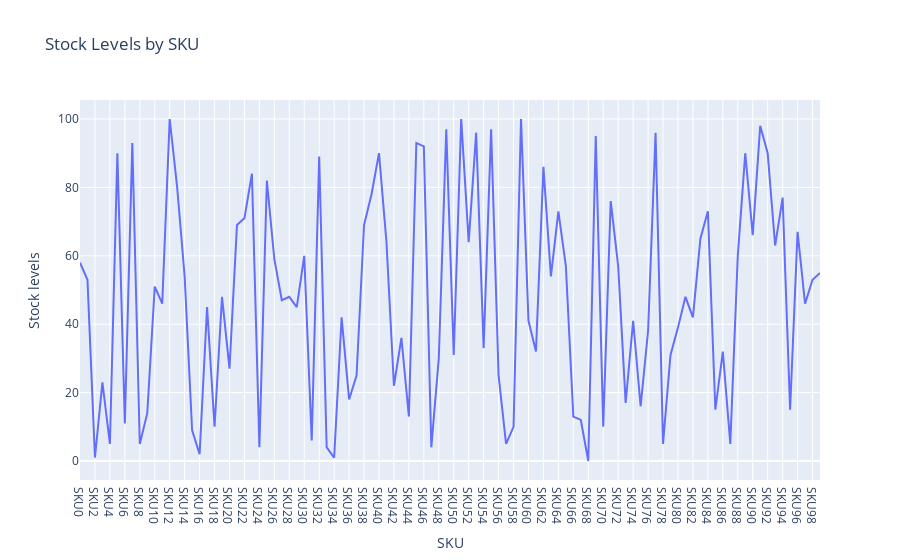

Notebook code for this chart:
### Code cell
#Stock levels refer to the number of products a store or business has in its inventory. Now let’s have a look at the stock levels of each SKU:
stock_chart = px.line(data, x='SKU', 
                      y='Stock levels', 
                      title='Stock Levels by SKU')
stock_chart.show()

### Figure 1 — Plotly figure (JSON) as saved in the notebook; plotly's stock layout.template omitted (floating-point values rounded to 4 significant figures)
{"data": [{"hovertemplate": "SKU=%{x}<br>Stock levels=%{y}<extra></extra>", "legendgroup": "", "line": {"color": "#636efa", "dash": "solid"}, "marker": {"symbol": "circle"}, "mode": "lines", "name": "", "orientation": "v", "showlegend": false, "type": "scatter", "x": ["SKU0", "SKU1", "SKU2", "SKU3", "SKU4", "SKU5", "SKU6", "SKU7", "SKU8", "SKU9", "SKU10", "SKU11", "SKU12", "SKU13", "SKU14", "SKU15", "SKU16", "SKU17", "SKU18", "SKU19", "SKU20", "SKU21", "SKU22", "SKU23", "SKU24", "SKU25", "SKU26", "SKU27", "SKU28", "SKU29", "SKU30", "SKU31", "SKU32", "SKU33", "SKU34", "SKU35", "SKU36", "SKU37", "SKU38", "SKU39", "SKU40", "SKU41", "SKU42", "SKU43", "SKU44", "SKU45", "SKU46", "SKU47", "SKU48", "SKU49", "SKU50", "SKU51", "SKU52", "SKU53", "SKU54", "SKU55", "SKU56", "SKU57", "SKU58", "SKU59", "SKU60", "SKU61", "SKU62", "SKU63", "SKU64", "SKU65", "SKU66", "SKU67", "SKU68", "SKU69", "SKU70", "SKU71", "SKU72", "SKU73", "SKU74", "SKU75", "SKU76", "SKU77", "SKU78", "SKU79", "SKU80", "SKU81", "SKU82", "SKU83", "SKU84", "SKU85", "SKU86", "SKU87", "SKU88", "SKU89", "SKU90", "SKU91", "SKU92", "SKU93", "SKU94", "SKU95", "SKU96", "SKU97", "SKU98", "SKU99"], "xaxis": "x", "y": [58, 53, 1, 23, 5, 90, 11, 93, 5, 14, 51, 46, 100, 80, 54, 9, 2, 45, 10, 48, 27, 69, 71, 84, 4, 82, 59, 47, 48, 45, 60, 6, 89, 4, 1, 42, 18, 25, 69, 78, 90, 64, 22, 36, 13, 93, 92, 4, 30, 97, 31, 100, 64, 96, 33, 97, 25, 5, 10, 100, 41, 32, 86, 54, 73, 57, 13, 12, 0, 95, 10, 76, 57, 17, 41, 16, 38, 96, 5, 31, 39, 48, 42, 65, 73, 15, 32, 5, 60, 90, 66, 98, 90, 63, 77, 15, 67, 46, 53, 55], "yaxis": "y"}], "layout": {"legend": {"tracegroupgap": 0}, "title": {"text": "Stock Levels by SKU"}, "xaxis": {"anchor": "y", "domain": [0, 1], "title": {"text": "SKU"}}, "yaxis": {"anchor": "x", "domain": [0, 1], "title": {"text": "Stock levels"}}}}
